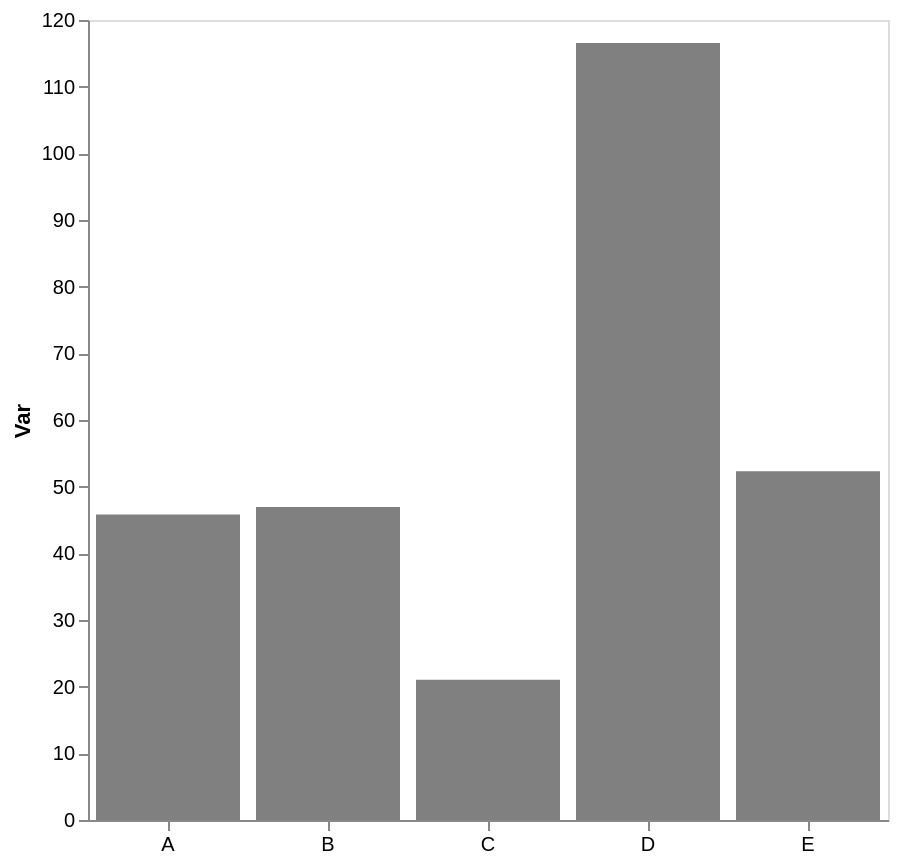

Specify this chart in Vega-Lite:
### Vega-Lite specification from a JSON file in a GitHub repository (floating-point values rounded to 4 significant figures)
{"config": {"view": {"continuousWidth": 300, "continuousHeight": 300}, "axis": {"grid": false}, "bar": {"color": "gray"}}, "data": {"name": "data-065e57b190f8beae8c2ba82c9d197736"}, "mark": {"type": "bar"}, "encoding": {"x": {"axis": {"labelAngle": 0, "title": null}, "field": "cat", "type": "nominal"}, "y": {"aggregate": "mean", "axis": {"title": "Var"}, "field": "var1", "type": "quantitative"}}, "height": 400, "width": 400, "$schema": "https://vega.github.io/schema/vega-lite/v5.17.0.json", "datasets": {"data-065e57b190f8beae8c2ba82c9d197736": [{"cat": "B", "var1": 51.8, "var2": 44.43}, {"cat": "C", "var1": 21.02, "var2": 45.92}, {"cat": "B", "var1": 46.01, "var2": 54.92}, {"cat": "E", "var1": 55.62, "var2": 54.06}, {"cat": "E", "var1": 59.92, "var2": 43.95}, {"cat": "B", "var1": 37.95, "var2": 55.16}, {"cat": "A", "var1": 65.79, "var2": 57.89}, {"cat": "E", "var1": 41.42, "var2": 37.56}, {"cat": "D", "var1": 101.2, "var2": 62.5}, {"cat": "D", "var1": 132.0, "var2": 49.54}, {"cat": "A", "var1": 25.86, "var2": 45.97}, {"cat": "B", "var1": 52.03, "var2": 35.93}]}}
